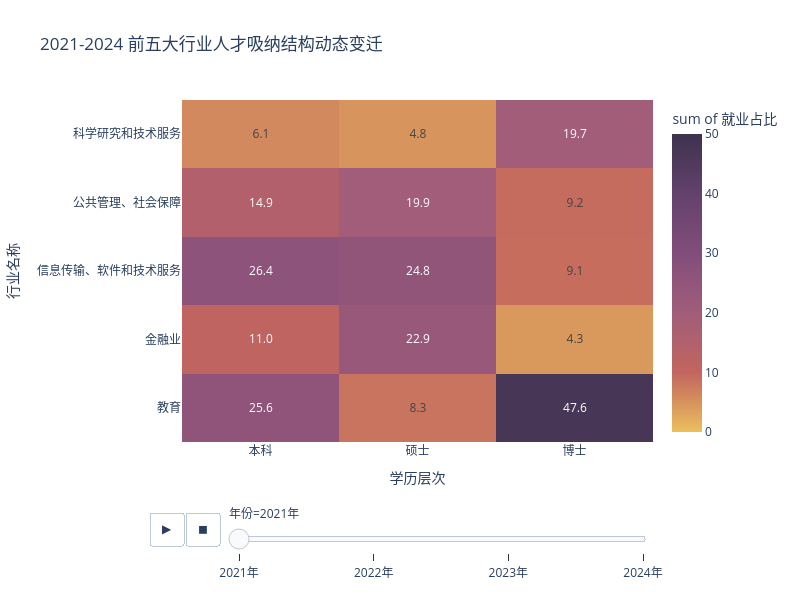

Notebook code for this chart:
### Markdown cell above
### 2.3 毕业生就业行业分布

### Code cell
# 設置 6 色自定義配色方案 (從淺到深)
custom_colors = [
    '#EBC05D', # 1. 芥末黃
    '#C2655E', # 2. 煙燻玫瑰紅
    '#A15D7A', # 3. 桑葚紫紅
    '#824D7A', # 4. 暗葡萄紫
    '#62426B', # 5. 深紫羅蘭
    '#3E324F'  # 6. 深褐紫
]

top_5_industries = df_ind.nlargest(5, '24总')['行业名称'].tolist()
df_top5 = df_ind[df_ind['行业名称'].isin(top_5_industries)].copy()

rows = []
years = ['21', '22', '23', '24']
degrees = ['本', '硕', '博']

for _, row in df_top5.iterrows():
    for yr in years:
        for deg in degrees:
            col_name = f"{yr}{deg}"
            if col_name in df_top5.columns:
                val = pd.to_numeric(row[col_name])
                rows.append({
                    '行业名称': row['行业名称'],
                    '年份': f"20{yr}年",
                    '学历层次': f"{deg}科" if deg == '本' else (f"{deg}士"),
                    '占比(%)': val if not np.isnan(val) else 0
                })

df_long = pd.DataFrame(rows)


fig = px.density_heatmap(
    df_long, 
    x="学历层次", 
    y="行业名称", 
    z="占比(%)",
    animation_frame="年份", 
    color_continuous_scale=custom_colors, # 應用 6 色方案
    labels={'占比(%)': '就业占比'},
    title="2021-2024 前五大行业人才吸纳结构动态变迁", # 簡體中文標題
    range_color=[0, 50], # 固定比例尺方便對比
    text_auto='.1f',
    category_orders={"学历层次": ["本科", "硕士", "博士"]} # 確保順序
)


fig.update_layout(
    width=800,
    height=600,
    xaxis_title="学历层次",
    yaxis_title="行业名称",
    font=dict(size=12) 
)

fig.show()

### Figure 1 — Plotly figure (JSON) as saved in the notebook; plotly's stock layout.template omitted (floating-point values rounded to 4 significant figures)
{"data": [{"coloraxis": "coloraxis", "histfunc": "sum", "hovertemplate": "年份=2021年<br>学历层次=%{x}<br>行业名称=%{y}<br>sum of 就业占比=%{z}<extra></extra>", "name": "", "texttemplate": "%{z:.1f}", "type": "histogram2d", "x": ["本科", "硕士", "博士", "本科", "硕士", "博士", "本科", "硕士", "博士", "本科", "硕士", "博士", "本科", "硕士", "博士"], "xaxis": "x", "xbingroup": "x", "y": ["教育", "教育", "教育", "金融业", "金融业", "金融业", "信息传输、软件和技术服务", "信息传输、软件和技术服务", "信息传输、软件和技术服务", "公共管理、社会保障", "公共管理、社会保障", "公共管理、社会保障", "科学研究和技术服务", "科学研究和技术服务", "科学研究和技术服务"], "yaxis": "y", "ybingroup": "y", "z": [25.56, 8.35, 47.56, 11.02, 22.88, 4.3, 26.36, 24.76, 9.12, 14.86, 19.87, 9.19, 6.07, 4.82, 19.69]}], "layout": {"coloraxis": {"cmax": 50, "cmin": 0, "colorbar": {"title": {"text": "sum of 就业占比"}}, "colorscale": [[0, "#EBC05D"], [0.2, "#C2655E"], [0.4, "#A15D7A"], [0.6, "#824D7A"], [0.8, "#62426B"], [1, "#3E324F"]]}, "font": {"size": 12}, "height": 600, "legend": {"tracegroupgap": 0}, "sliders": [{"active": 0, "currentvalue": {"prefix": "年份="}, "len": 0.9, "pad": {"b": 10, "t": 60}, "steps": [{"args": [["2021年"], {"frame": {"duration": 0, "redraw": true}, "fromcurrent": true, "mode": "immediate", "transition": {"duration": 0, "easing": "linear"}}], "label": "2021年", "method": "animate"}, {"args": [["2022年"], {"frame": {"duration": 0, "redraw": true}, "fromcurrent": true, "mode": "immediate", "transition": {"duration": 0, "easing": "linear"}}], "label": "2022年", "method": "animate"}, {"args": [["2023年"], {"frame": {"duration": 0, "redraw": true}, "fromcurrent": true, "mode": "immediate", "transition": {"duration": 0, "easing": "linear"}}], "label": "2023年", "method": "animate"}, {"args": [["2024年"], {"frame": {"duration": 0, "redraw": true}, "fromcurrent": true, "mode": "immediate", "transition": {"duration": 0, "easing": "linear"}}], "label": "2024年", "method": "animate"}], "x": 0.1, "xanchor": "left", "y": 0, "yanchor": "top"}], "title": {"text": "2021-2024 前五大行业人才吸纳结构动态变迁"}, "updatemenus": [{"buttons": [{"args": [null, {"frame": {"duration": 500, "redraw": true}, "fromcurrent": true, "mode": "immediate", "transition": {"duration": 500, "easing": "linear"}}], "label": "&#9654;", "method": "animate"}, {"args": [[null], {"frame": {"duration": 0, "redraw": true}, "fromcurrent": true, "mode": "immediate", "transition": {"duration": 0, "easing": "linear"}}], "label": "&#9724;", "method": "animate"}], "direction": "left", "pad": {"r": 10, "t": 70}, "showactive": false, "type": "buttons", "x": 0.1, "xanchor": "right", "y": 0, "yanchor": "top"}], "width": 800, "xaxis": {"anchor": "y", "categoryarray": ["本科", "硕士", "博士"], "categoryorder": "array", "domain": [0, 1], "title": {"text": "学历层次"}}, "yaxis": {"anchor": "x", "domain": [0, 1], "title": {"text": "行业名称"}}}}
